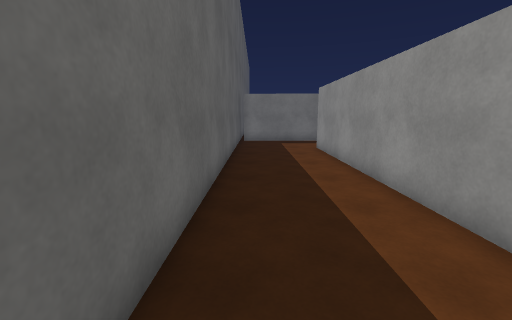
view 1 (above)

22 first-person views from a walk through a Unity game level. The camera is 1.5 m above the floor, tilts 10° down and sees 90° across. The floor is counted in squares, 1 m on a side. Each view is taken from the middle of a square. On the plan, view 1 faces up. The plan holds only what a view shows up to about 13 squares ahead; the rest is blank. The place goes on beyond the plan. The player character is not drawn. Surface patterns are stand-ins for the level's own textures.

view 2
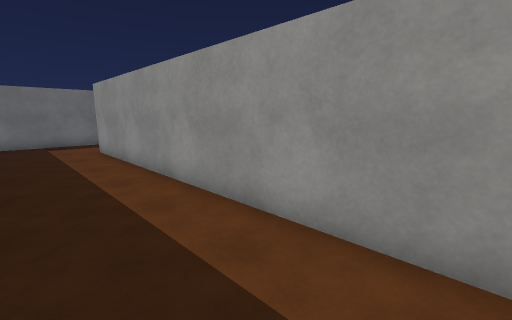

view 3
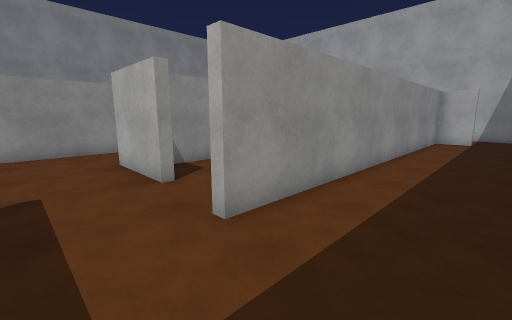

view 4
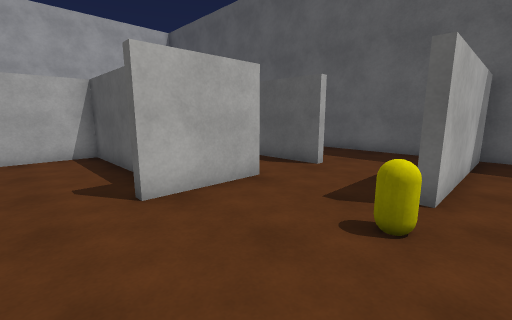

view 5
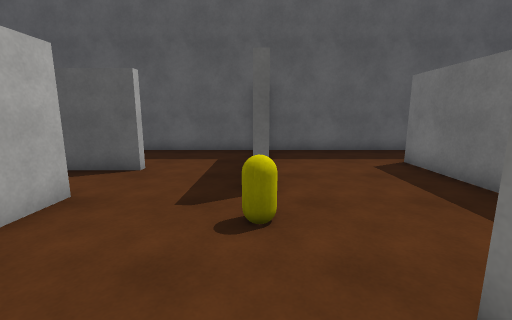

view 6
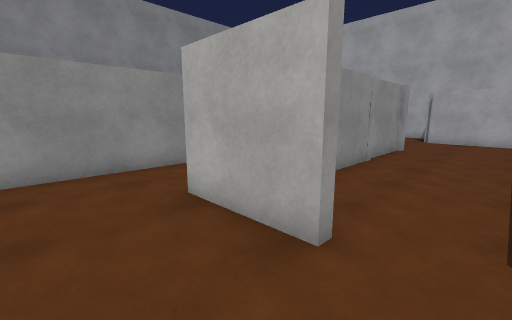

view 7
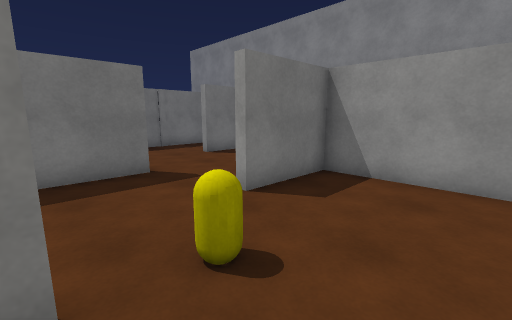

view 8
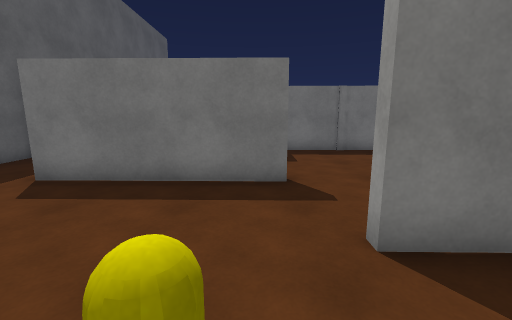

view 9
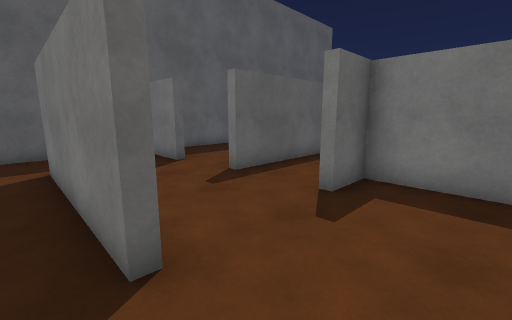

view 10
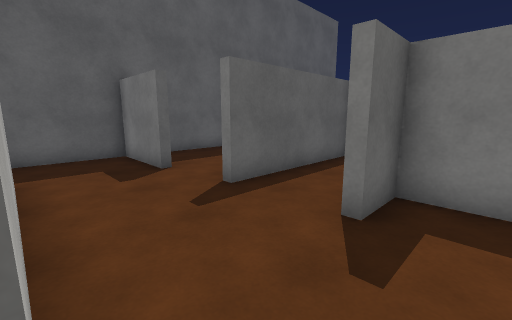

view 11
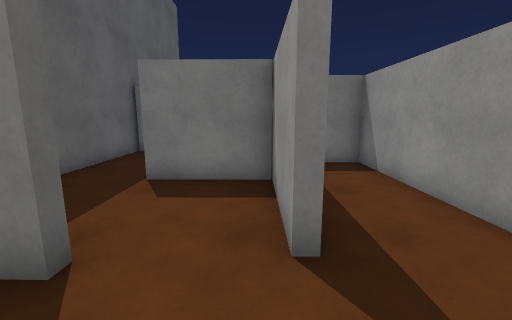

view 12
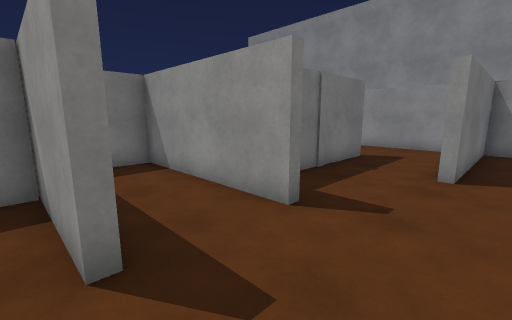

view 13
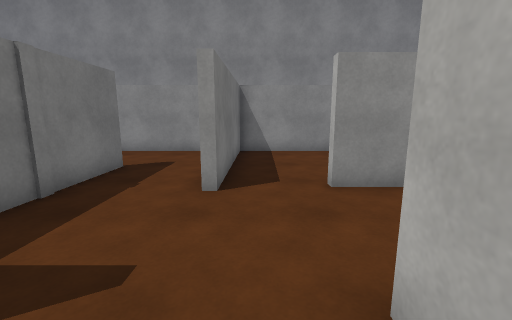

view 14
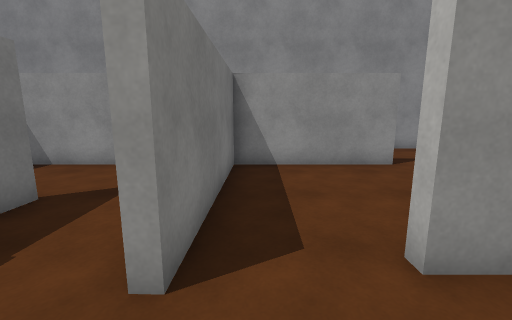

view 15
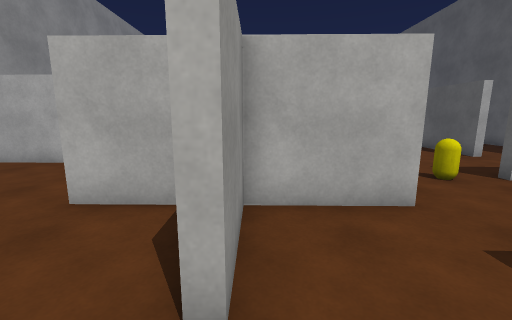

view 16
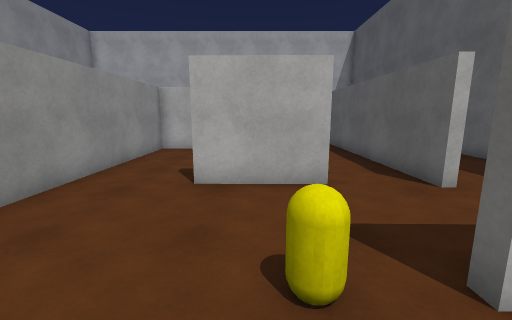

view 17
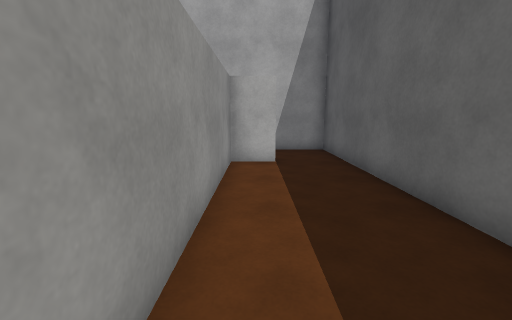

view 18
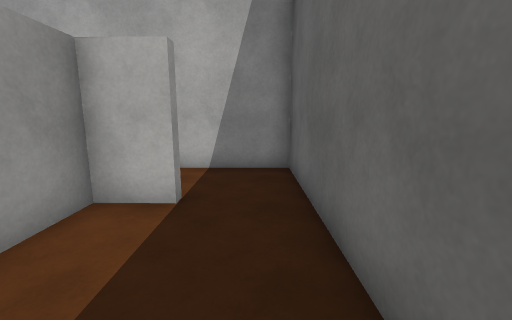

view 19
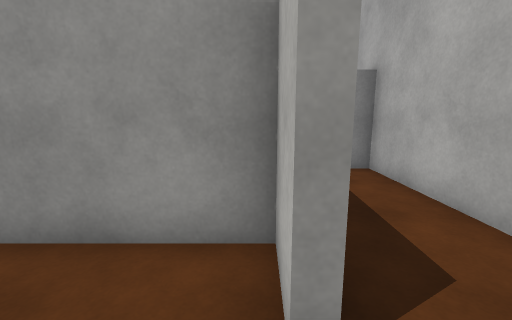

view 20
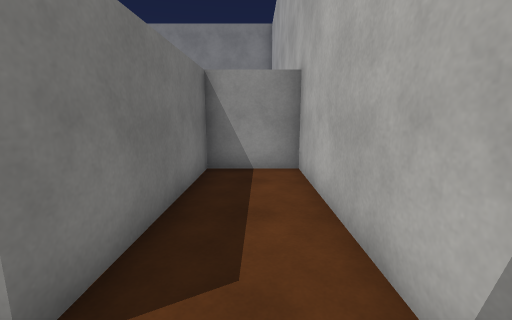

view 21
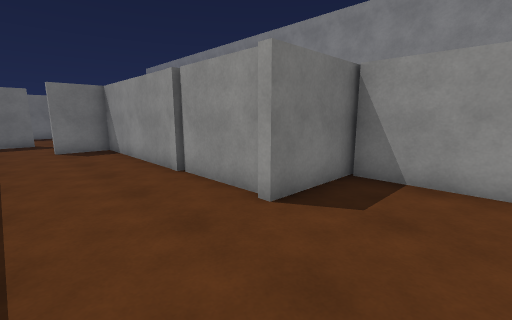

view 22
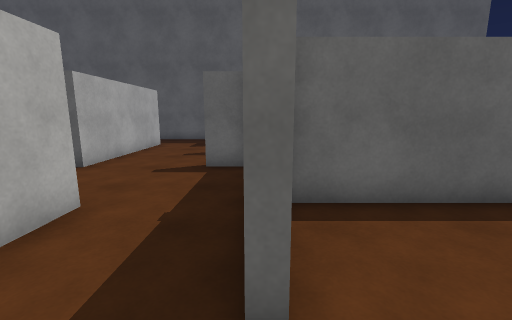

### Floor plan
Ten units are one square. View 1 is at (0, 0); x grows to the right and y downward. Boxes are objects, and circles mark ways between rooms. Rooms are numbered by the first view taken in them; rooms with no view inside come last. Other rooms are left out.
<svg viewBox="-15 -290 187 347">
<path fill="none" stroke="#000" d="M53 -116 85 -115M76 -91 76 -56 112 -55 112 -166 83 -166M52 -149 -1 -150M-8 -154 52 -153M-10 -205 -10 52 71 52 71 26 14 25 14 22 28 22 28 -119M78 -197 18 -198M44 -235 44 -272M73 -235 73 -285M44 -268 14 -269M18 -201 78 -200M47 -285 47 -235M106 -249 76 -250 76 -235M109 -218 109 -221M83 -169 112 -169 112 -194M-10 -275 -10 -249M112 -194 116 -194M123 -169 143 -168M167 -168 167 -217 109 -218M72 -52 72 -57M73 -55 73 -112 53 -112M73 -21 73 -51M104 -18 71 -18M101 11 101 -18M39 23 64 23M31 -119 31 -39M135 -249 106 -249M167 -229 167 -279M109 -221 124 -221M108 -285 108 -255M21 -231 -10 -232 -10 -205"/>
<rect x="65" y="-155" width="10" height="10" fill="#bbb"><title>yellow capsule</title></rect>
<circle cx="75" cy="-185" r="3" fill="#2a7"/>
<circle cx="45" cy="-110" r="3" fill="#2a7"/>
<circle cx="5" cy="-200" r="3" fill="#2a7"/>
<circle cx="110" cy="-205" r="3" fill="#2a7"/>
<circle cx="100" cy="-235" r="3" fill="#2a7"/>
<circle cx="20" cy="-215" r="3" fill="#2a7"/>
<text x="20" y="-100">1</text>
<text x="50" y="-230">2</text>
<text x="140" y="-200">3</text>
<text x="60" y="-40">4</text>
<text x="140" y="-250">5</text>
<text x="0" y="-220">6</text>
</svg>
Room 1 opens to room 2. Room 1 opens to room 4. Room 1 opens to room 6. Room 2 opens to room 3. Room 2 opens to room 5. Room 2 opens to room 6.

Where each view was taken, in squares from view 1:
view 1: 0 up, 0 right, facing up
view 2: 0 up, 0 right, facing up-right
view 3: 14 up, 0 right, facing down-right
view 4: 16 up, 10 right, facing down-left
view 5: 15 up, 10 right, facing left
view 6: 14 up, 4 right, facing down-right
view 7: 13 up, 5 right, facing up-right
view 8: 14 up, 7 right, facing up
view 9: 19 up, 10 right, facing up-left
view 10: 20 up, 9 right, facing up-left
view 11: 21 up, 4 right, facing up
view 12: 21 up, 4 right, facing up-right
view 13: 21 up, 6 right, facing right
view 14: 21 up, 9 right, facing right
view 15: 21 up, 11 right, facing down
view 16: 17 up, 7 right, facing down
view 17: 6 up, 2 right, facing down
view 18: 2 up, 0 right, facing down
view 19: 2 down, 0 right, facing right
view 20: 4 down, 0 right, facing right
view 21: 1 down, 4 right, facing up-right
view 22: 25 up, 15 right, facing left
